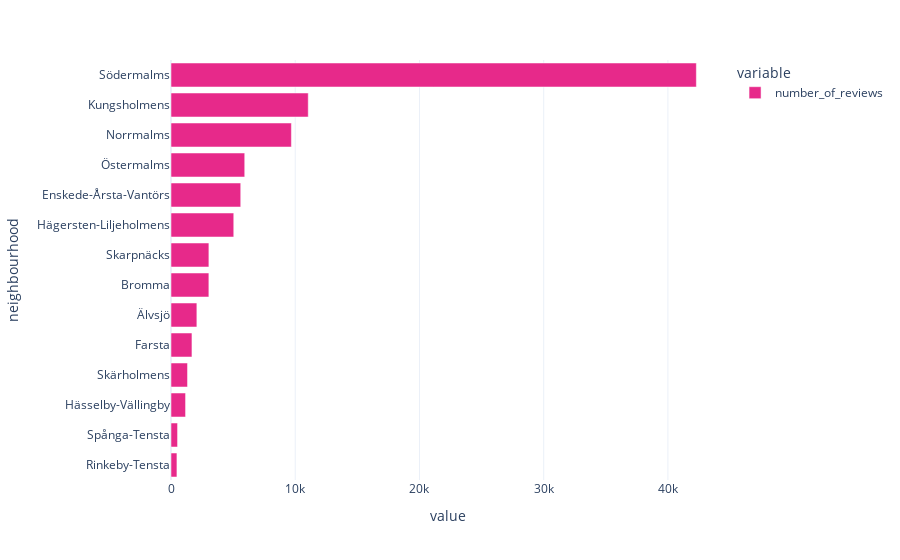

Notebook code cell kept with this figure:
### Code cell
fig = px.bar(num_reviews.groupby('neighbourhood')['number_of_reviews'].sum().sort_values(ascending=True), orientation='h')
fig.update_traces(marker_color=MAIN_COLOR)

### Figure 1 — Plotly figure (JSON) as saved in the notebook; plotly's stock layout.template omitted (floating-point values rounded to 4 significant figures)
{"data": [{"alignmentgroup": "True", "hovertemplate": "variable=number_of_reviews<br>value=%{x}<br>neighbourhood=%{y}<extra></extra>", "legendgroup": "number_of_reviews", "marker": {"color": "rgb(231,41,138)", "pattern": {"shape": ""}}, "name": "number_of_reviews", "offsetgroup": "number_of_reviews", "orientation": "h", "showlegend": true, "textposition": "auto", "type": "bar", "x": [477, 527, 1172, 1330, 1686, 2082, 3048, 3050, 5052, 5613, 5935, 9691, 11047, 42288], "xaxis": "x", "y": ["Rinkeby-Tensta", "Spånga-Tensta", "Hässelby-Vällingby", "Skärholmens", "Farsta", "Älvsjö", "Bromma", "Skarpnäcks", "Hägersten-Liljeholmens", "Enskede-Årsta-Vantörs", "Östermalms", "Norrmalms", "Kungsholmens", "Södermalms"], "yaxis": "y"}], "layout": {"barmode": "relative", "legend": {"title": {"text": "variable"}, "tracegroupgap": 0}, "margin": {"t": 60}, "xaxis": {"anchor": "y", "domain": [0, 1], "title": {"text": "value"}}, "yaxis": {"anchor": "x", "domain": [0, 1], "title": {"text": "neighbourhood"}}}}
